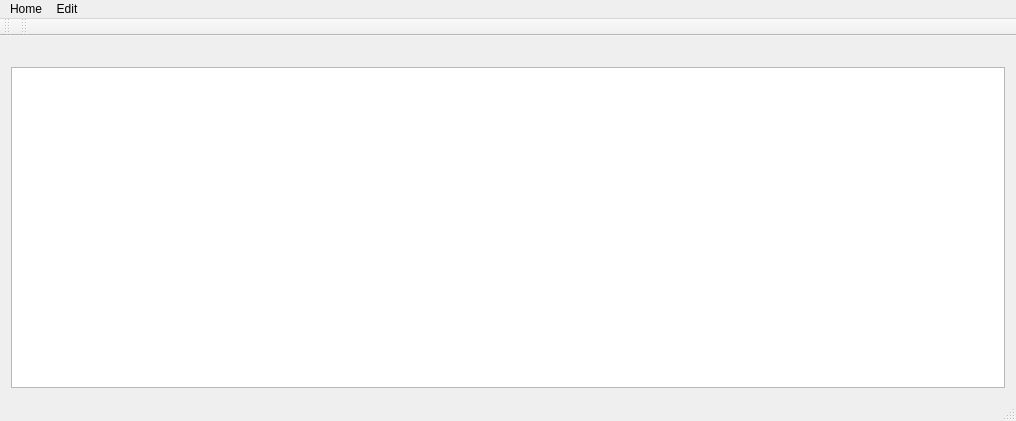
<?xml version="1.0" encoding="UTF-8"?>
<ui version="4.0">
 <class>MainWindow</class>
 <widget class="QMainWindow" name="MainWindow">
  <property name="geometry">
   <rect>
    <x>0</x>
    <y>0</y>
    <width>1016</width>
    <height>421</height>
   </rect>
  </property>
  <property name="windowTitle">
   <string>MainWindow</string>
  </property>
  <widget class="QWidget" name="centralWidget">
   <layout class="QGridLayout" name="gridLayout">
    <item row="0" column="0">
     <widget class="QLabel" name="label_3">
      <property name="autoFillBackground">
       <bool>true</bool>
      </property>
      <property name="text">
       <string/>
      </property>
      <property name="pixmap">
       <pixmap>../../logo_sigle.png</pixmap>
      </property>
      <property name="scaledContents">
       <bool>true</bool>
      </property>
     </widget>
    </item>
    <item row="1" column="0">
     <widget class="QTreeView" name="treeView"/>
    </item>
   </layout>
  </widget>
  <widget class="QToolBar" name="mainToolBar">
   <attribute name="toolBarArea">
    <enum>TopToolBarArea</enum>
   </attribute>
   <attribute name="toolBarBreak">
    <bool>false</bool>
   </attribute>
  </widget>
  <widget class="QStatusBar" name="statusBar"/>
  <widget class="QToolBar" name="toolBar">
   <property name="windowTitle">
    <string>toolBar</string>
   </property>
   <attribute name="toolBarArea">
    <enum>TopToolBarArea</enum>
   </attribute>
   <attribute name="toolBarBreak">
    <bool>false</bool>
   </attribute>
  </widget>
  <widget class="QMenuBar" name="menuBar">
   <property name="geometry">
    <rect>
     <x>0</x>
     <y>0</y>
     <width>1016</width>
     <height>25</height>
    </rect>
   </property>
   <widget class="QMenu" name="menuCeva">
    <property name="title">
     <string>Home</string>
    </property>
    <addaction name="separator"/>
    <addaction name="actionStart_Sever"/>
    <addaction name="actionAdd_Course"/>
    <addaction name="actionEnrol_Student"/>
    <addaction name="actionAdd_Assignement"/>
    <addaction name="actionCreate_branches_for_assignement"/>
   </widget>
   <widget class="QMenu" name="menuEdit">
    <property name="title">
     <string>Edit</string>
    </property>
    <addaction name="actionOpen_File"/>
    <addaction name="actionRefresh"/>
   </widget>
   <addaction name="menuCeva"/>
   <addaction name="menuEdit"/>
  </widget>
  <action name="actionOpen_File">
   <property name="text">
    <string>Open File</string>
   </property>
   <property name="toolTip">
    <string>Open File</string>
   </property>
   <property name="shortcut">
    <string>Ctrl+O</string>
   </property>
  </action>
  <action name="actionStart_Sever">
   <property name="text">
    <string>Start Sever</string>
   </property>
   <property name="shortcut">
    <string>Ctrl+Shift+S</string>
   </property>
  </action>
  <action name="actionAdd_Course">
   <property name="text">
    <string>Add Course</string>
   </property>
   <property name="shortcut">
    <string>Alt+C</string>
   </property>
  </action>
  <action name="actionEnrol_Student">
   <property name="text">
    <string>Enrol Student</string>
   </property>
   <property name="shortcut">
    <string>Alt+S</string>
   </property>
  </action>
  <action name="actionAdd_Assignement">
   <property name="text">
    <string>Add Assignement</string>
   </property>
   <property name="shortcut">
    <string>Alt+A</string>
   </property>
  </action>
  <action name="actionCreate_branches_for_assignement">
   <property name="text">
    <string>Create branches for assignement</string>
   </property>
   <property name="shortcut">
    <string>Alt+B</string>
   </property>
  </action>
  <action name="actionRefresh">
   <property name="text">
    <string>Refresh </string>
   </property>
   <property name="shortcut">
    <string>Ctrl+R</string>
   </property>
  </action>
 </widget>
 <layoutdefault spacing="6" margin="11"/>
 <resources/>
 <connections/>
</ui>
